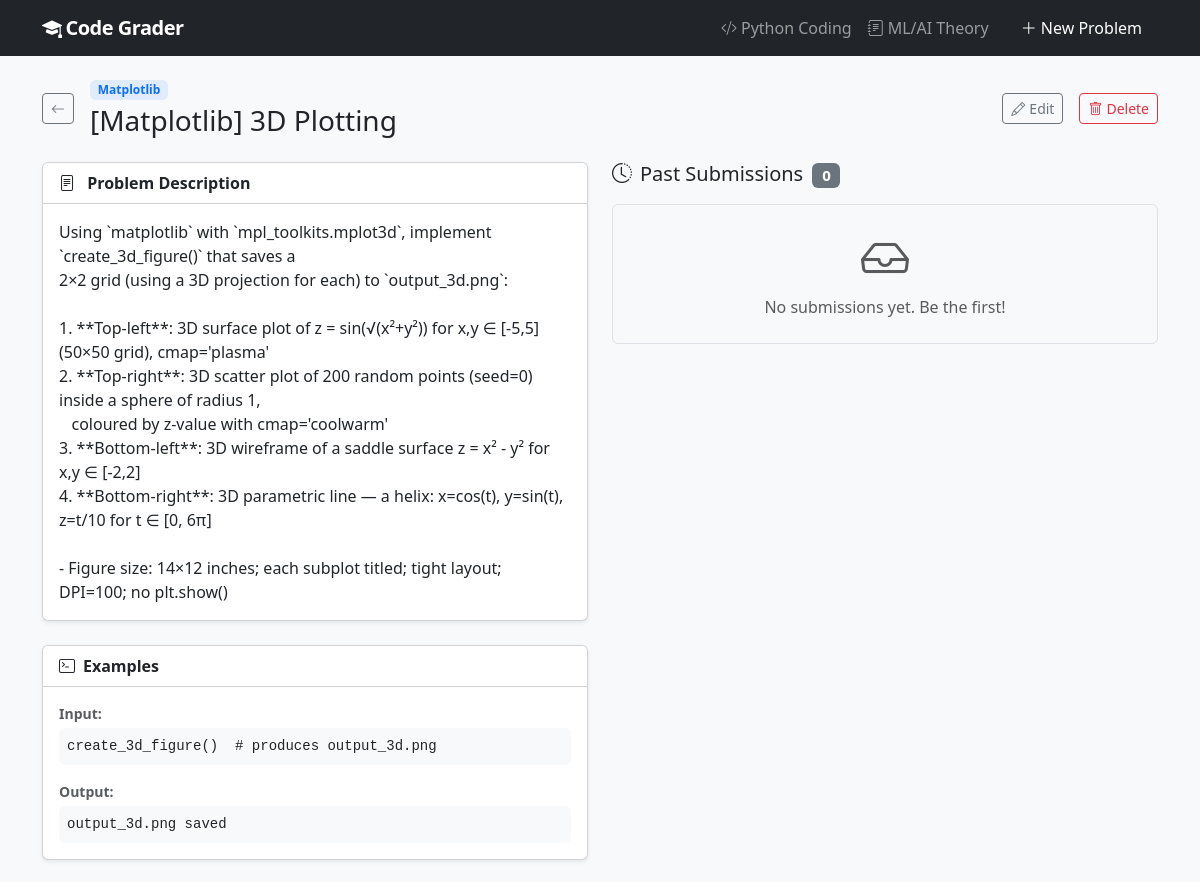
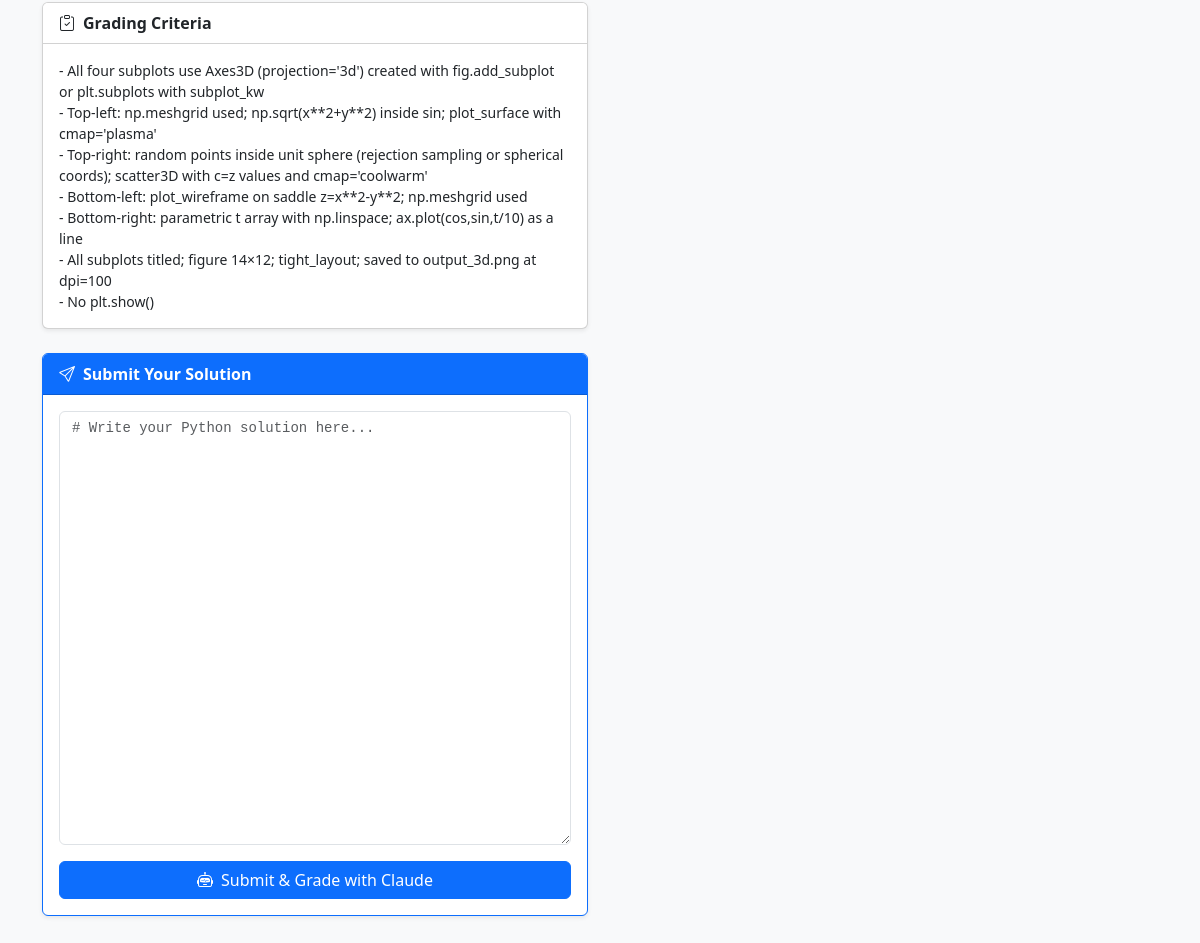
The page /problems/41/ on the database its author committed (2 pictures, top to bottom).
### grader/models.py (models this page shows, shortened)
class Problem(models.Model):
    class Category(models.TextChoices):
        CODING = "coding", "Python Coding"
        THEORY = "theory", "ML/AI Theory"
    title = models.CharField(max_length=200)
    description = models.TextField(help_text="Full problem description shown to students.")
    grading_criteria = models.TextField(
        help_text="Criteria Claude will use to evaluate submissions."
    )
    example_input = models.TextField(blank=True)
    example_output = models.TextField(blank=True)
    category = models.CharField(
        max_length=20,
        choices=Category.choices,
        default=Category.CODING,
        db_index=True,
    )
    subject_area = models.CharField(
        max_length=50,
        choices=ALL_SUBJECT_AREAS,
        default="python_basics",
        db_index=True,
    )
    created_at = models.DateTimeField(auto_now_add=True)
    updated_at = models.DateTimeField(auto_now=True)
    class Meta:
        ordering = ["subject_area", "title"]
    @property
    def subject_label(self):
        return dict(ALL_SUBJECT_AREAS).get(self.subject_area, self.subject_area)
    @property
    def is_theory(self):
        return self.category == self.Category.THEORY

### grader/views.py (the view)
# urls.py: path("problems/<int:pk>/", views.problem_detail, name="problem_detail"),
def problem_detail(request, pk):
    problem = get_object_or_404(Problem, pk=pk)
    submissions = problem.submissions.all()
    form = TheorySubmissionForm() if problem.is_theory else CodingSubmissionForm()
    return render(request, "grader/problem_detail.html", {
        "problem": problem,
        "submissions": submissions,
        "form": form,
        **_problem_ui(problem),
    })

### grader/forms.py
class CodingSubmissionForm(forms.ModelForm):
    class Meta:
        model = Submission
        fields = ["answer"]
        widgets = {
            "answer": forms.Textarea(
                attrs={
                    "class": "form-control font-monospace",
                    "rows": 20,
                    "placeholder": "# Write your Python solution here...",
                    "spellcheck": "false",
                }
            )
        }
        labels = {"answer": "Your Code"}

### grader/views.py (called while the page is built)
def _problem_ui(problem):
    if problem.is_theory:
        return {"accent": "success", "icon": "bi-journal-text", "submit_label": "Submit Answer"}
    return {"accent": "primary", "icon": "bi-code-slash", "submit_label": "Submit & Grade with Claude"}

### templates/grader/problem_detail.html (shortened to what this page needs)
{% extends "base.html" %}
{% block content %}
<div class="d-flex align-items-center mb-4 gap-3 flex-wrap">
  <a href="{% if problem.is_theory %}{% url 'theory_list' %}{% else %}{% url 'coding_list' %}{% endif %}"
     class="btn btn-sm btn-outline-secondary">
    <i class="bi bi-arrow-left"></i>
  </a>
  <div class="flex-grow-1 min-w-0">
    <div class="d-flex align-items-center gap-2 mb-1">
      <span class="badge bg-{{ accent }} bg-opacity-10 text-{{ accent }} small">
        {{ problem.subject_label }}
      </span>
    </div>
    <h1 class="h3 mb-0">{{ problem.title }}</h1>
  </div>
  <a href="{% url 'problem_edit' problem.pk %}" class="btn btn-sm btn-outline-secondary">
    <i class="bi bi-pencil me-1"></i>Edit
  </a>
  <a href="{% url 'problem_delete' problem.pk %}" class="btn btn-sm btn-outline-danger">
    <i class="bi bi-trash me-1"></i>Delete
  </a>
</div>
<div class="row g-4">
  <div class="col-lg-6">
    <div class="card shadow-sm mb-4">
      <div class="card-header fw-semibold bg-white">
        <i class="bi bi-file-text me-2"></i>
        {% if problem.is_theory %}Question{% else %}Problem Description{% endif %}
      </div>
      <div class="card-body">
        {% if problem.is_theory %}
        <div class="render-markdown theory-description">{{ problem.description }}</div>
        {% else %}
        <p class="mb-0" style="white-space: pre-wrap;">{{ problem.description }}</p>
        {% endif %}
      </div>
    </div>
    {% if problem.example_input or problem.example_output %}
    <div class="card shadow-sm mb-4">
      <div class="card-header fw-semibold bg-white">
        <i class="bi bi-terminal me-2"></i>Examples
      </div>
      <div class="card-body">
        {% if problem.example_input %}
        <p class="mb-1 small fw-semibold text-muted">Input:</p>
        <pre class="bg-light rounded p-2 mb-3"><code>{{ problem.example_input }}</code></pre>
        {% endif %}
        {% if problem.example_output %}
        <p class="mb-1 small fw-semibold text-muted">Output:</p>
        <pre class="bg-light rounded p-2 mb-0"><code>{{ problem.example_output }}</code></pre>
        {% endif %}
      </div>
    </div>
    {% endif %}
    <div class="card shadow-sm mb-4">
      <div class="card-header fw-semibold bg-white">
        <i class="bi bi-clipboard-check me-2"></i>Grading Criteria
      </div>
      <div class="card-body">
        {% if problem.is_theory %}
        <div class="render-markdown small">{{ problem.grading_criteria }}</div>
        {% else %}
        <p class="mb-0 small" style="white-space: pre-wrap;">{{ problem.grading_criteria }}</p>
        {% endif %}
      </div>
    </div>
    <div class="card shadow-sm border-{{ accent }}">
      <div class="card-header fw-semibold bg-{{ accent }} text-white">
        {% if problem.is_theory %}
        <i class="bi bi-pencil-square me-2"></i>Write Your Answer
        {% else %}
        <i class="bi bi-send me-2"></i>Submit Your Solution
        {% endif %}
      </div>
      <div class="card-body">
        <form method="post" action="{% url 'submission_create' problem.pk %}">
          {{ form.answer }}
          <button type="submit" class="btn btn-{{ accent }} mt-3 w-100">
            <i class="bi bi-robot me-2"></i>{{ submit_label }}
          </button>
        </form>
      </div>
    </div>
  </div>
  <div class="col-lg-6">
    <h5 class="mb-3">
      <i class="bi bi-clock-history me-2"></i>Past Submissions
      <span class="badge bg-secondary ms-1">{{ submissions.count }}</span>
    </h5>
    {% if submissions %}
    <div class="d-flex flex-column gap-3">
      {% for sub in submissions %}
      <a href="{% url 'submission_detail' sub.pk %}" class="text-decoration-none">
        <div class="card shadow-sm">
          <div class="card-body d-flex align-items-center gap-3">
            <div class="text-center" style="min-width: 56px;">
              {% if sub.status == 'graded' %}
              <span class="badge bg-{{ sub.score_color }} rounded-circle d-flex align-items-center
                           justify-content-center fw-bold"
                    style="width:56px;height:56px;font-size:1.1rem;">
                {{ sub.score }}
              </span>
              {% elif sub.status == 'error' %}
              <span class="badge bg-danger rounded-circle d-flex align-items-center justify-content-center"
                    style="width:56px;height:56px;font-size:1.4rem;">
                <i class="bi bi-exclamation-triangle"></i>
              </span>
              {% else %}
              <span class="badge bg-secondary rounded-circle d-flex align-items-center justify-content-center"
                    style="width:56px;height:56px;font-size:1.4rem;">
                <i class="bi bi-hourglass-split"></i>
              </span>
              {% endif %}
            </div>
            <div class="flex-grow-1 min-w-0">
              <div class="fw-semibold text-dark">
                {% if sub.status == 'graded' %}
                  Score: {{ sub.score }}/100 ({{ sub.score_letter }})
                {% else %}
                  Status: {{ sub.get_status_display }}
                {% endif %}
              </div>
              <div class="text-muted small">{{ sub.submitted_at|date:"M d, Y H:i" }}</div>
            </div>
            <i class="bi bi-chevron-right text-muted"></i>
          </div>
        </div>
      </a>
      {% endfor %}
    </div>
    {% else %}
    <div class="text-center py-4 text-muted border rounded">
      <i class="bi bi-inbox display-5 d-block mb-2"></i>
      No submissions yet. Be the first!
    </div>
    {% endif %}
  </div>
</div>
{% endblock %}

### templates/base.html (style rules this page uses)
body { background-color: #f8f9fa; }
textarea.font-monospace { font-size: 0.875rem; }

### rows shown on the page
Problem: subject_label "Matplotlib", title "[Matplotlib] 3D Plotting", description "Using `matplotlib` with `mpl_toolkits.mplot3d`, implement `create_3d_figure()` that saves a 2×2 grid (using a 3D projection for each) to `output_3d.png`: 1. **Top-left**: 3D surface plot of z = sin(√(x²+y²)) for x,y ∈ [-5,5] (50×50 grid), cmap='plasma' 2. **Top-right**: 3D scatter plot of 200 random points (seed=0) inside a sphere of radius 1, coloured by z-value with cmap='coolwarm' 3. **Bottom-left**: 3D wireframe of a saddle surface z = x² - y² for x,y ∈ [-2,2] 4. **Bottom-right**: 3D parametric line — a helix: x=cos(t), y=sin(t), z=t/10 for t ∈ [0, 6π] - Figure size: 14×12 inches; each subplot titled; tight layout; DPI=100; no plt.show()", example_input "create_3d_figure() # produces output_3d.png", example_output "output_3d.png saved", grading_criteria "- All four subplots use Axes3D (projection='3d') created with fig.add_subplot or plt.subplots with subplot_kw - Top-left: np.meshgrid used; np.sqrt(x**2+y**2) inside sin; plot_surface with cmap='plasma' - Top-right: random points inside unit sphere (rejection sampling or spherical coords); scatter3D with c=z values and cmap='coolwarm' - Bottom-left: plot_wireframe on saddle z=x**2-y**2; np.meshgrid used - Bottom-right: parametric t array with np.linspace; ax.plot(cos,sin,t/10) as a line - All subplots titled; figure 14×12; tight_layout; saved to output_3d.png at dpi=100 - No plt.show()", count "0"

### other values the page prints
{{ submit_label }} "Submit & Grade with Claude"
